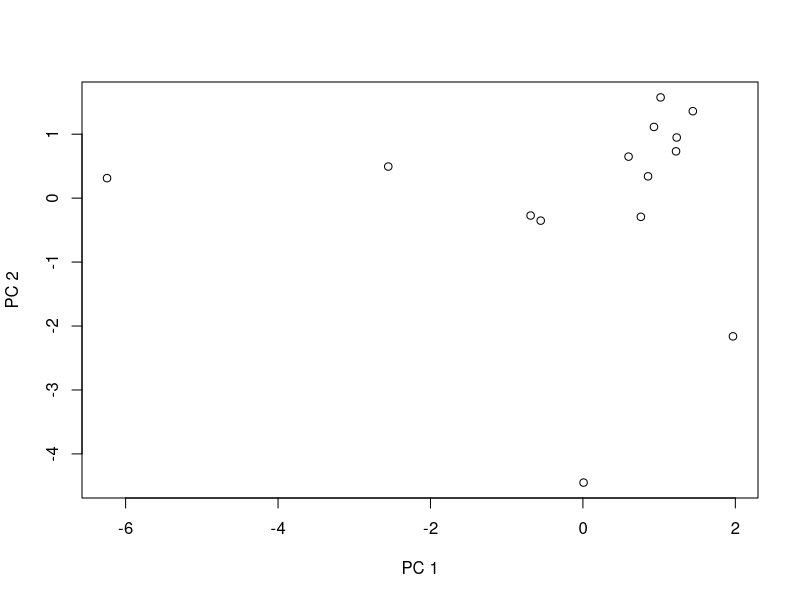
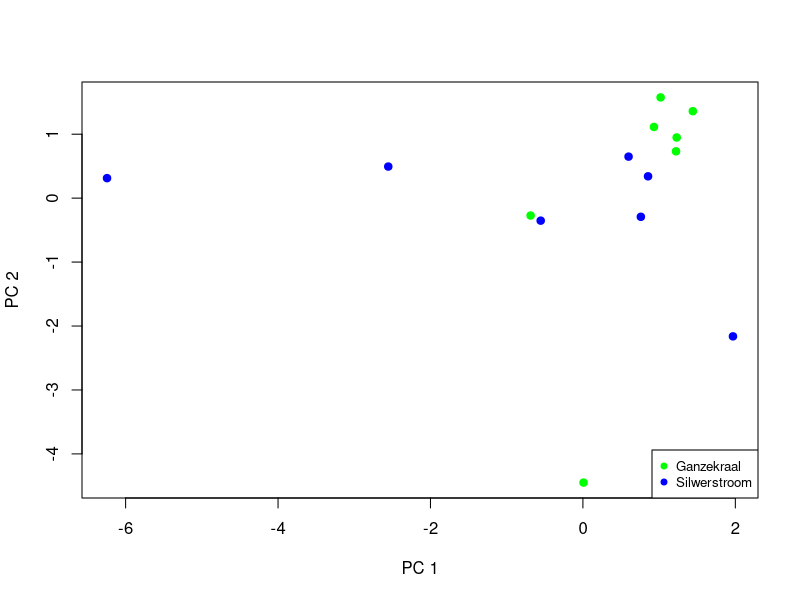

Write R code to recreate these figures, in order.
## ---- chunk 1
rm(list=ls())
library(tidyverse)
library(readxl)
library(vegan)
data <- read_excel("Data/zooplankton_data.xlsx") #enter the data
## ---- chunk 2
workdata= data[1:14,2:15]
workdata = workdata 
pca.fit <- prcomp(x = workdata[, -c(1)], scale. = T) # scale=T ensures all variables are scaled to have a mean 
## ---- chunk 3
pca.summary <- summary(pca.fit)
ls(pca.summary) #produces a list of objects in the summary
# We want to know what the important factors are from the PCS 

pca.summary$importance #checking the variables within the importance column

pca.summary$rotation #checking the variables within the rotation column
## ---- chunk 4
plot(x=pca.fit$x[,1],
     y = pca.fit$x[,2],
     xlab = "PC 1",
     ylab = "PC 2")
## ---- chunk 5
#Separate out the location data
locations <- unique(data$Site)
locations
#Assign each location a different colour
legend.cols <- c("green", "blue")

#
pt.cols <- rep(x = legend.cols[1], length = nrow(data))
pt.cols[data$Site == locations[2]] <- legend.cols[2]

#plot

plot(x = pca.fit$x[, 1],
     y = pca.fit$x[, 2],
     xlab = "PC 1",
     ylab = "PC 2",
     pch = 19,
     col = pt.cols)
#Check for redundancies
locations
length(locations)
locations <- locations[-3] #remove the NA column
legend.cols <- legend.cols[-3]

legend("bottomright", 
       legend = locations, 
       pch = 19, 
       col = legend.cols, 
       cex = 0.8)
